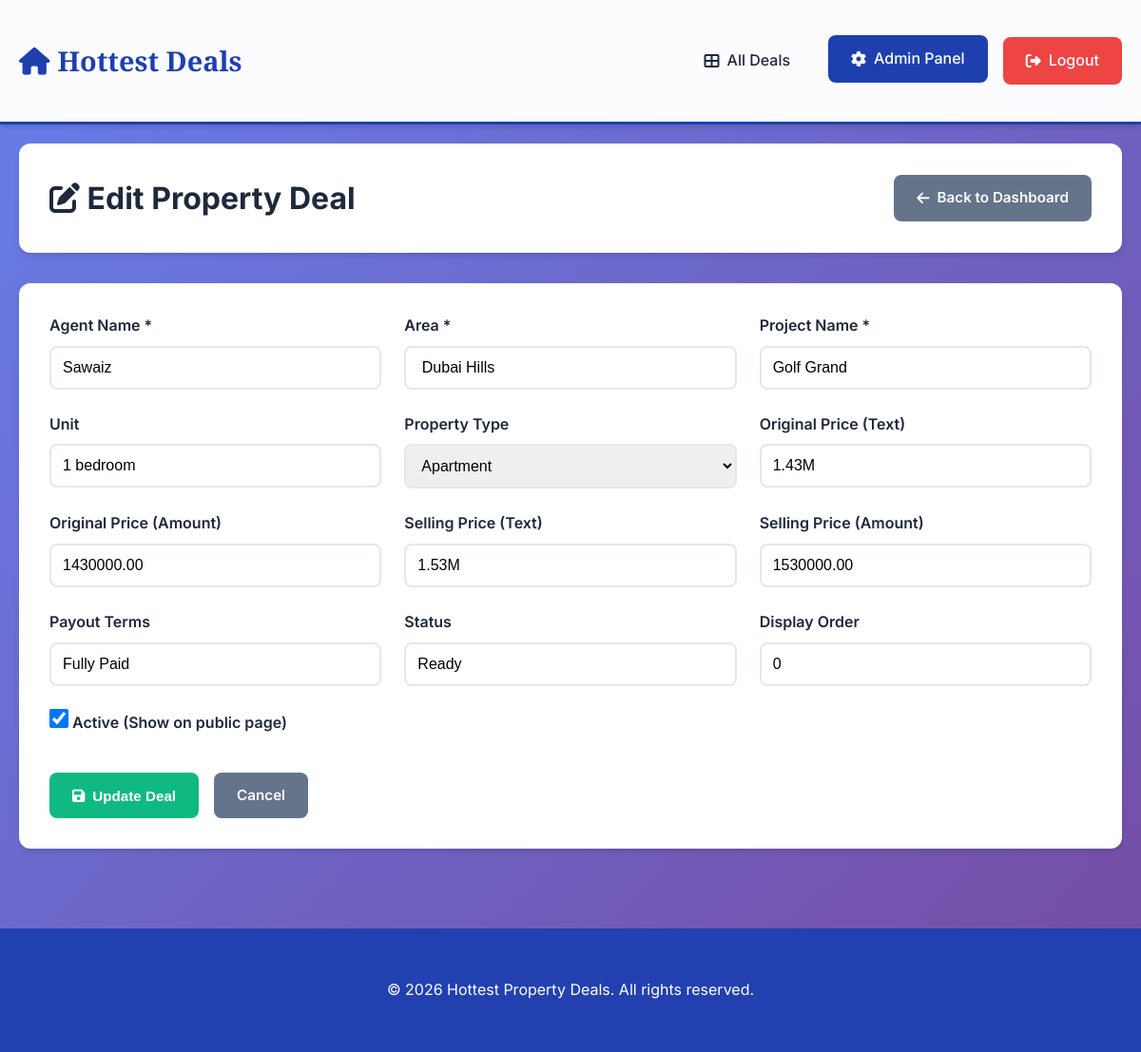
Page /admin/edit.php?id=19 (signed in) on the committed database.
### tables this page shows
CREATE TABLE `hottest_deals` (
  `id` int(10) unsigned NOT NULL AUTO_INCREMENT,
  `agent_name` varchar(100) NOT NULL,
  `area` varchar(150) NOT NULL,
  `project_name` varchar(150) NOT NULL,
  `unit` varchar(50) DEFAULT NULL,
  `property_type` varchar(50) DEFAULT NULL,
  `op_text` varchar(30) DEFAULT NULL,
  `sp_text` varchar(30) DEFAULT NULL,
  `op_amount` decimal(15,2) DEFAULT NULL,
  `sp_amount` decimal(15,2) DEFAULT NULL,
  `payout` varchar(255) DEFAULT NULL,
  `status_text` varchar(100) DEFAULT NULL,
  `display_order` int(11) NOT NULL DEFAULT 0,
  `is_active` tinyint(1) NOT NULL DEFAULT 1,
  `created_at` timestamp NULL DEFAULT current_timestamp(),
  `updated_at` timestamp NULL DEFAULT current_timestamp() ON UPDATE current_timestamp(),
  PRIMARY KEY (`id`)
);

### admin/edit.php (the view, shortened to what this page needs)
<?php
$conn = getDbConnection();
$id = intval($_GET['id'] ?? 0);
$stmt = $conn->prepare("SELECT * FROM hottest_deals WHERE id = ?");
$stmt->bind_param('i', $id);
$stmt->execute();
$result = $stmt->get_result();
$deal = $result->fetch_assoc();
include '../includes/header.php';
?>
<div class="container">
    <div class="form-header">
        <h1><i class="fas fa-edit"></i> Edit Property Deal</h1>
        <a href="dashboard.php" class="btn btn-secondary"><i class="fas fa-arrow-left"></i> Back to Dashboard</a>
    </div>
    <form method="POST" class="admin-form">
        <div class="form-grid">
            <div class="form-group">
                <label>Agent Name *</label>
                <input type="text" name="agent_name" value="<?php echo htmlspecialchars($deal['agent_name']); ?>" required>
            </div>
            <div class="form-group">
                <label>Area *</label>
                <input type="text" name="area" value="<?php echo htmlspecialchars($deal['area']); ?>" required>
            </div>
            <div class="form-group">
                <label>Project Name *</label>
                <input type="text" name="project_name" value="<?php echo htmlspecialchars($deal['project_name']); ?>" required>
            </div>
            <div class="form-group">
                <label>Unit</label>
                <input type="text" name="unit" value="<?php echo htmlspecialchars($deal['unit'] ?? ''); ?>" placeholder="e.g., 3 Bed">
            </div>
            <div class="form-group">
                <label>Property Type</label>
                <select name="property_type">
                    <option value="Apartment" <?php echo $deal['property_type'] == 'Apartment' ? 'selected' : ''; ?>>Apartment</option>
                </select>
            </div>
            <div class="form-group">
                <label>Original Price (Text)</label>
                <input type="text" name="op_text" value="<?php echo htmlspecialchars($deal['op_text'] ?? ''); ?>" placeholder="e.g., 1.5M">
            </div>
            <div class="form-group">
                <label>Original Price (Amount)</label>
                <input type="number" name="op_amount" value="<?php echo $deal['op_amount']; ?>" step="0.01" placeholder="1500000.00">
            </div>
            <div class="form-group">
                <label>Selling Price (Text)</label>
                <input type="text" name="sp_text" value="<?php echo htmlspecialchars($deal['sp_text'] ?? ''); ?>" placeholder="e.g., 1.4M">
            </div>
            <div class="form-group">
                <label>Selling Price (Amount)</label>
                <input type="number" name="sp_amount" value="<?php echo $deal['sp_amount']; ?>" step="0.01" placeholder="1400000.00">
            </div>
            <div class="form-group">
                <label>Payout Terms</label>
                <input type="text" name="payout" value="<?php echo htmlspecialchars($deal['payout'] ?? ''); ?>" placeholder="e.g., 60% Paid">
            </div>
            <div class="form-group">
                <label>Status</label>
                <input type="text" name="status_text" value="<?php echo htmlspecialchars($deal['status_text'] ?? ''); ?>" placeholder="e.g., 2027, Ready">
            </div>
            <div class="form-group">
                <label>Display Order</label>
                <input type="number" name="display_order" value="<?php echo $deal['display_order']; ?>">
            </div>
        </div>
        <div class="form-group checkbox-group">
            <label>
                <input type="checkbox" name="is_active" <?php echo $deal['is_active'] ? 'checked' : ''; ?>>
                <span>Active (Show on public page)</span>
            </label>
        </div>
        <div class="form-actions">
            <button type="submit" class="btn btn-success"><i class="fas fa-save"></i> Update Deal</button>
            <a href="dashboard.php" class="btn btn-secondary">Cancel</a>
        </div>
    </form>
</div>
<?php
include '../includes/footer.php';
?>

### assets/style.css (style rules this page uses)
* { margin: 0; padding: 0; box-sizing: border-box; }
:root { --primary: #1e40af; --primary-dark: #1e3a8a; --secondary: #0ea5e9; --success: #10b981; --warning: #f59e0b; --danger: #ef4444; --light: #f8fafc; --dark: #1e293b; --border: #e2e8f0; --shadow: 0 4px 6px -1px rgba(0, 0, 0, 0.1), 0 2px 4px -1px rgba(0, 0, 0, 0.06); }
body { font-family: 'Inter', sans-serif; background: linear-gradient(135deg, #667eea 0%, #764ba2 100%); background-attachment: fixed; min-height: 100vh; color: var(--dark); line-height: 1.6; }
.container { max-width: 1400px; margin: 0 auto; padding: 20px; }
.btn { padding: 0.75rem 1.5rem; border: none; border-radius: 8px; font-weight: 600; cursor: pointer; transition: all 0.3s ease; text-decoration: none; display: inline-flex; align-items: center; gap: 0.5rem; font-size: 0.95rem; }
.btn-secondary { background: #64748b; color: white; }
.btn-success { background: var(--success); color: white; }
.form-header { background: white; padding: 2rem; border-radius: 12px; margin-bottom: 2rem; box-shadow: var(--shadow); display: flex; justify-content: space-between; align-items: center; }
.admin-form { background: white; padding: 2rem; border-radius: 12px; box-shadow: var(--shadow); }
.form-grid { display: grid; grid-template-columns: repeat(auto-fit, minmax(300px, 1fr)); gap: 1.5rem; margin-bottom: 1.5rem; }
.form-group { display: flex; flex-direction: column; }
.form-group label { margin-bottom: 0.5rem; font-weight: 600; color: var(--dark); }
.form-group input, .form-group select, .form-group textarea { padding: 0.75rem; border: 2px solid var(--border); border-radius: 8px; font-size: 1rem; transition: all 0.3s ease; }
.checkbox-group { flex-direction: row; align-items: center; gap: 0.5rem; }
.checkbox-group input[type="checkbox"] { width: 20px; height: 20px; cursor: pointer; }
.form-actions { display: flex; gap: 1rem; margin-top: 2rem; }

### rows in the picture
hottest_deals: agent_name "Sawaiz", area "Dubai Hills", project_name "Golf Grand", unit "1 bedroom", property_type "Apartment", op_text "1.43M", op_amount "1430000.00", sp_text "1.53M", sp_amount "1530000.00", payout "Fully Paid", status_text "Ready", display_order "0", is_active "☑"
